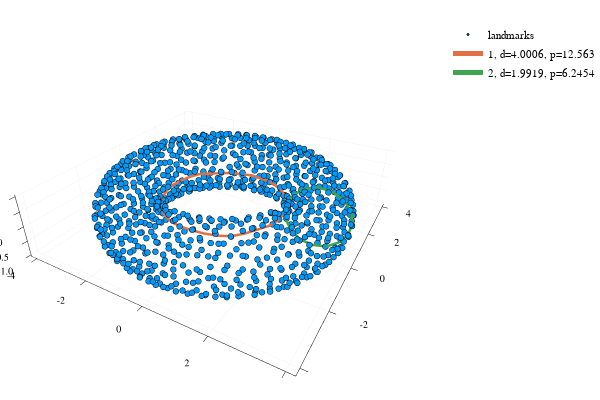

The cell this chart's notebook holds for it:
### Code cell
# Torus
lep_graf(3Sphere(1) × Sphere(1), 0.3)

### Figure 1 — Plotly figure (JSON) as saved in the notebook; plotly's stock layout.template omitted (floating-point values rounded to 4 significant figures; data arrays with more than 128 entries replaced by an {"elided": "..."} marker saying what was removed)
{"data": [{"colorbar": {"title": ""}, "hoverinfo": "text", "legendgroup": "landmarks", "marker": {"color": "rgba(0, 154, 250, 1.000)", "line": {"color": "rgba(0, 0, 0, 1.000)", "width": 1}, "size": 2, "symbol": "circle"}, "mode": "markers", "name": "landmarks", "showlegend": true, "text": {"elided": "888 null values"}, "type": "scatter3d", "x": {"elided": "888 float values"}, "xaxis": "x1", "y": {"elided": "888 float values"}, "yaxis": "y1", "z": {"elided": "888 float values"}, "zmax": 0.1, "zmin": -0.1}, {"colorbar": {"title": ""}, "hoverinfo": "text", "legendgroup": "1, d=4.0006, p=12.563", "line": {"color": "rgba(227, 111, 71, 1.000)", "dash": "solid", "shape": "linear", "width": 5}, "mode": "lines", "name": "1, d=4.0006, p=12.563", "showlegend": true, "text": [null, null, null, null, null, null, null, null, null, null, null, null, null, null, null, null, null, null, null, null, null, null, null, null, null, null, null, null, null, null, null, null, null], "type": "scatter3d", "x": [-1.836, -1.64, -1.377, -1.059, -0.7006, -0.3137, 0.08305, 0.4725, 0.842, 1.18, 1.471, 1.706, 1.874, 1.974, 1.999, 1.951, 1.831, 1.643, 1.396, 1.097, 0.7572, 0.3856, -0.00195, -0.3889, -0.7642, -1.111, -1.414, -1.664, -1.85, -1.963, -2.0, -1.957, -1.836], "xaxis": "x1", "y": [-0.7929, -1.145, -1.45, -1.696, -1.873, -1.975, -1.999, -1.944, -1.814, -1.615, -1.355, -1.046, -0.6982, -0.324, 0.05944, 0.4404, 0.8043, 1.14, 1.432, 1.672, 1.851, 1.963, 2.0, 1.962, 1.849, 1.664, 1.415, 1.11, 0.7607, 0.3806, -0.01372, -0.4103, -0.7929], "yaxis": "y1", "z": [-0.009429, -0.02111, -0.02433, -0.01169, -0.01832, 0.01604, 0.03304, 0.02047, -0.007654, -0.02441, 0.01512, 0.04555, 0.01509, 0.0003835, 0.006378, -0.005064, 0.0005691, -0.009505, 0.006061, -0.001919, 0.00984, -0.01695, 4.432e-05, -0.03207, -0.02725, -0.04237, -0.02474, 0.02053, 0.01129, 0.004638, 0.01317, -0.00541, -0.009429], "zmax": 0.1, "zmin": -0.1}, {"colorbar": {"title": ""}, "hoverinfo": "text", "legendgroup": "2, d=1.9919, p=6.2454", "line": {"color": "rgba(62, 164, 78, 1.000)", "dash": "solid", "shape": "linear", "width": 5}, "mode": "lines", "name": "2, d=1.9919, p=6.2454", "showlegend": true, "text": [null, null, null, null, null, null, null, null, null, null, null, null, null, null, null, null], "type": "scatter3d", "x": [3.67, 3.331, 2.924, 2.53, 2.205, 2.014, 1.98, 2.119, 2.396, 2.778, 3.198, 3.574, 3.839, 3.947, 3.891, 3.67], "xaxis": "x1", "y": [0.5701, 0.4998, 0.4611, 0.3907, 0.3693, 0.3277, 0.3408, 0.3577, 0.4347, 0.4861, 0.5185, 0.5561, 0.6014, 0.6381, 0.5971, 0.5701], "yaxis": "y1", "z": [-0.6998, -0.9299, -0.9992, -0.8978, -0.6448, -0.2806, 0.1326, 0.5246, 0.8253, 0.9838, 0.9707, 0.7869, 0.4642, 0.06276, -0.3496, -0.6998], "zmax": 0.1, "zmin": -0.1}], "layout": {"annotations": [], "height": 400, "legend": {"bgcolor": "rgba(255, 255, 255, 1.000)", "bordercolor": "rgba(0, 0, 0, 1.000)", "font": {"color": "rgba(0, 0, 0, 1.000)", "family": "sans-serif", "size": 11}, "tracegroupgap": 0, "x": 1, "y": 1}, "margin": {"b": 20, "l": 0, "r": 0, "t": 20}, "paper_bgcolor": "rgba(255, 255, 255, 1.000)", "plot_bgcolor": "rgba(255, 255, 255, 1.000)", "scene": {"camera": {"eye": {"x": 1.126, "y": -1.95, "z": 1.3}}, "xaxis": {"anchor": "y1", "domain": [0.03619, 0.9934], "gridcolor": "rgba(0, 0, 0, 0.100)", "gridwidth": 0.5, "linecolor": "rgba(0, 0, 0, 1.000)", "mirror": false, "range": [-4.235, 4.24], "showgrid": true, "showline": true, "showticklabels": true, "tickangle": 0, "tickcolor": "rgb(0, 0, 0)", "tickfont": {"color": "rgba(0, 0, 0, 1.000)", "family": "sans-serif", "size": 11}, "tickmode": "array", "ticks": "inside", "ticktext": ["-4", "-2", "0", "2", "4"], "tickvals": [-4, -2, 0, 2, 4], "title": "", "titlefont": {"color": "rgba(0, 0, 0, 1.000)", "family": "sans-serif", "size": 15}, "type": "-", "visible": true, "zeroline": false, "zerolinecolor": "rgba(0, 0, 0, 1.000)"}, "yaxis": {"anchor": "x1", "domain": [0.03762, 0.9902], "gridcolor": "rgba(0, 0, 0, 0.100)", "gridwidth": 0.5, "linecolor": "rgba(0, 0, 0, 1.000)", "mirror": false, "range": [-4.238, 4.232], "showgrid": true, "showline": true, "showticklabels": true, "tickangle": 0, "tickcolor": "rgb(0, 0, 0)", "tickfont": {"color": "rgba(0, 0, 0, 1.000)", "family": "sans-serif", "size": 11}, "tickmode": "array", "ticks": "inside", "ticktext": ["-4", "-2", "0", "2", "4"], "tickvals": [-4, -2, 0, 2, 4], "title": "", "titlefont": {"color": "rgba(0, 0, 0, 1.000)", "family": "sans-serif", "size": 15}, "type": "-", "visible": true, "zeroline": false, "zerolinecolor": "rgba(0, 0, 0, 1.000)"}, "zaxis": {"gridcolor": "rgba(0, 0, 0, 0.100)", "gridwidth": 0.5, "linecolor": "rgba(0, 0, 0, 1.000)", "mirror": false, "range": [-1.06, 1.06], "showgrid": true, "showline": true, "showticklabels": true, "tickangle": 0, "tickcolor": "rgb(0, 0, 0)", "tickfont": {"color": "rgba(0, 0, 0, 1.000)", "family": "sans-serif", "size": 11}, "tickmode": "array", "ticks": "inside", "ticktext": ["-1.0", "-0.5", "0.0", "0.5", "1.0"], "tickvals": [-1, -0.5, 0, 0.5, 1], "title": "", "titlefont": {"color": "rgba(0, 0, 0, 1.000)", "family": "sans-serif", "size": 15}, "type": "-", "visible": true, "zeroline": false, "zerolinecolor": "rgba(0, 0, 0, 1.000)"}}, "showlegend": true, "width": 600}}
